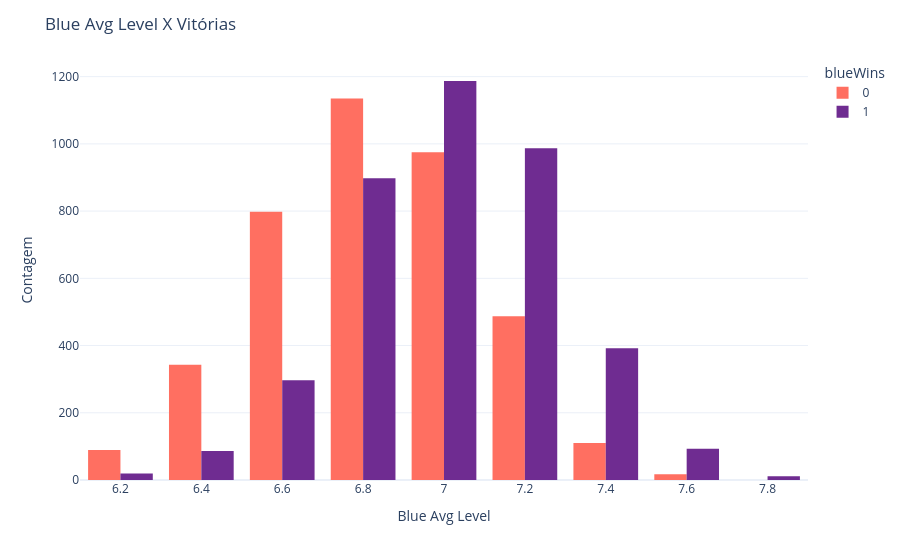

Notebook code for this chart:
### Code cell
# Correlação entre blueAvgLevel e blueWins
lvl_w = df_limpo.groupby(['blueAvgLevel','blueWins'])['blueAvgLevel'].size().reset_index(name='count')

fig = px.histogram(lvl_w,
                   x='blueAvgLevel',
                   y='count',
                   color='blueWins',
                   color_discrete_map={0:'#FF6F61', 1:'#6F2C91'},
                   nbins=10)
fig.update_layout(
    template='plotly_white',
    title = 'Blue Avg Level X Vitórias',
    xaxis_title='Blue Avg Level',
    yaxis_title='Contagem',
    barmode='group'
)
fig.show()

### Figure 1 — Plotly figure (JSON) as saved in the notebook; plotly's stock layout.template omitted (floating-point values rounded to 4 significant figures)
{"data": [{"bingroup": "x", "histfunc": "sum", "hovertemplate": "blueWins=0<br>blueAvgLevel=%{x}<br>sum of count=%{y}<extra></extra>", "legendgroup": "0", "marker": {"color": "#FF6F61", "pattern": {"shape": ""}}, "name": "0", "nbinsx": 10, "orientation": "v", "showlegend": true, "x": [6.2, 6.4, 6.6, 6.8, 7.0, 7.2, 7.4, 7.6], "xaxis": "x", "y": [89, 343, 798, 1135, 975, 487, 110, 17], "yaxis": "y", "type": "histogram"}, {"bingroup": "x", "histfunc": "sum", "hovertemplate": "blueWins=1<br>blueAvgLevel=%{x}<br>sum of count=%{y}<extra></extra>", "legendgroup": "1", "marker": {"color": "#6F2C91", "pattern": {"shape": ""}}, "name": "1", "nbinsx": 10, "orientation": "v", "showlegend": true, "x": [6.2, 6.4, 6.6, 6.8, 7.0, 7.2, 7.4, 7.6, 7.8], "xaxis": "x", "y": [19, 86, 297, 898, 1187, 987, 392, 93, 11], "yaxis": "y", "type": "histogram"}], "layout": {"xaxis": {"anchor": "y", "domain": [0.0, 1.0], "title": {"text": "Blue Avg Level"}}, "yaxis": {"anchor": "x", "domain": [0.0, 1.0], "title": {"text": "Contagem"}}, "legend": {"title": {"text": "blueWins"}, "tracegroupgap": 0}, "margin": {"t": 60}, "barmode": "group", "title": {"text": "Blue Avg Level X Vitórias"}}}
